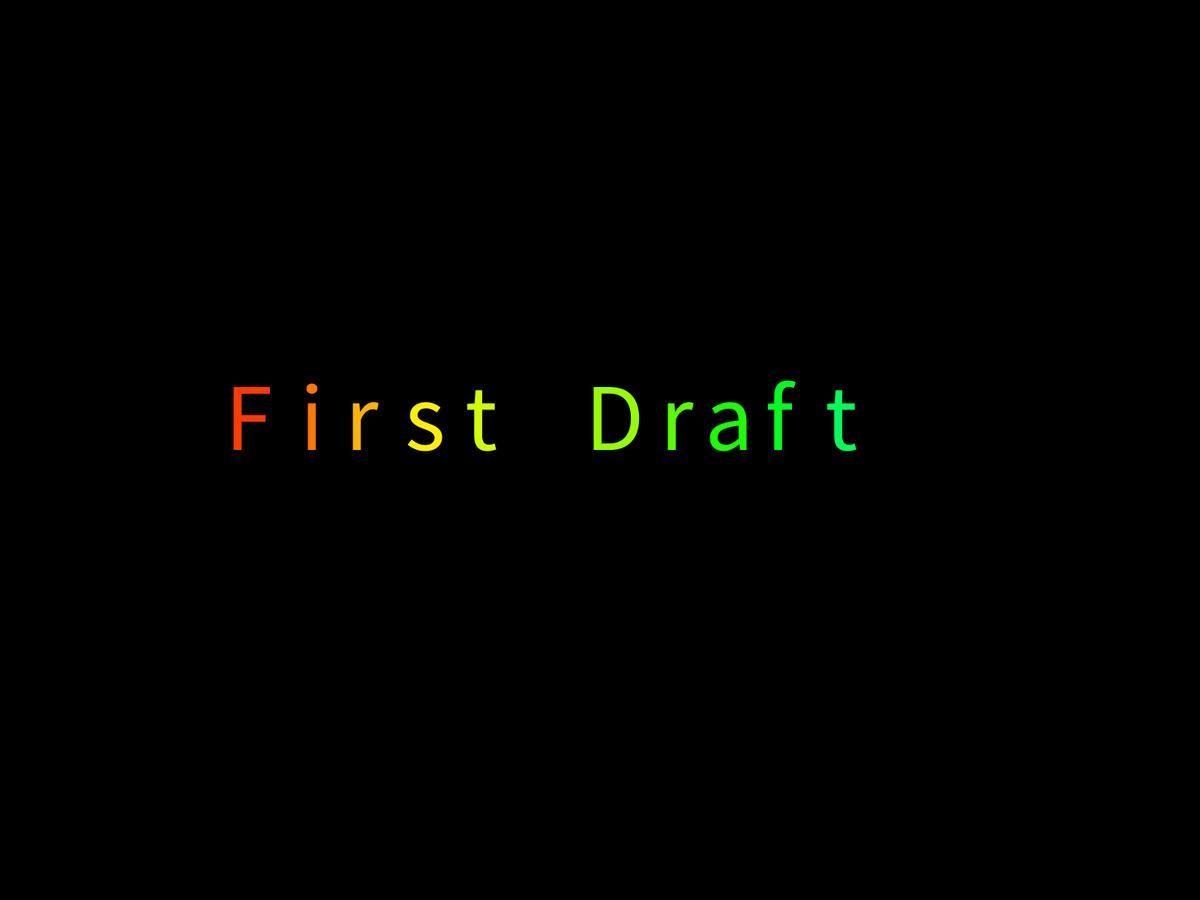
Frame 1 (no input)
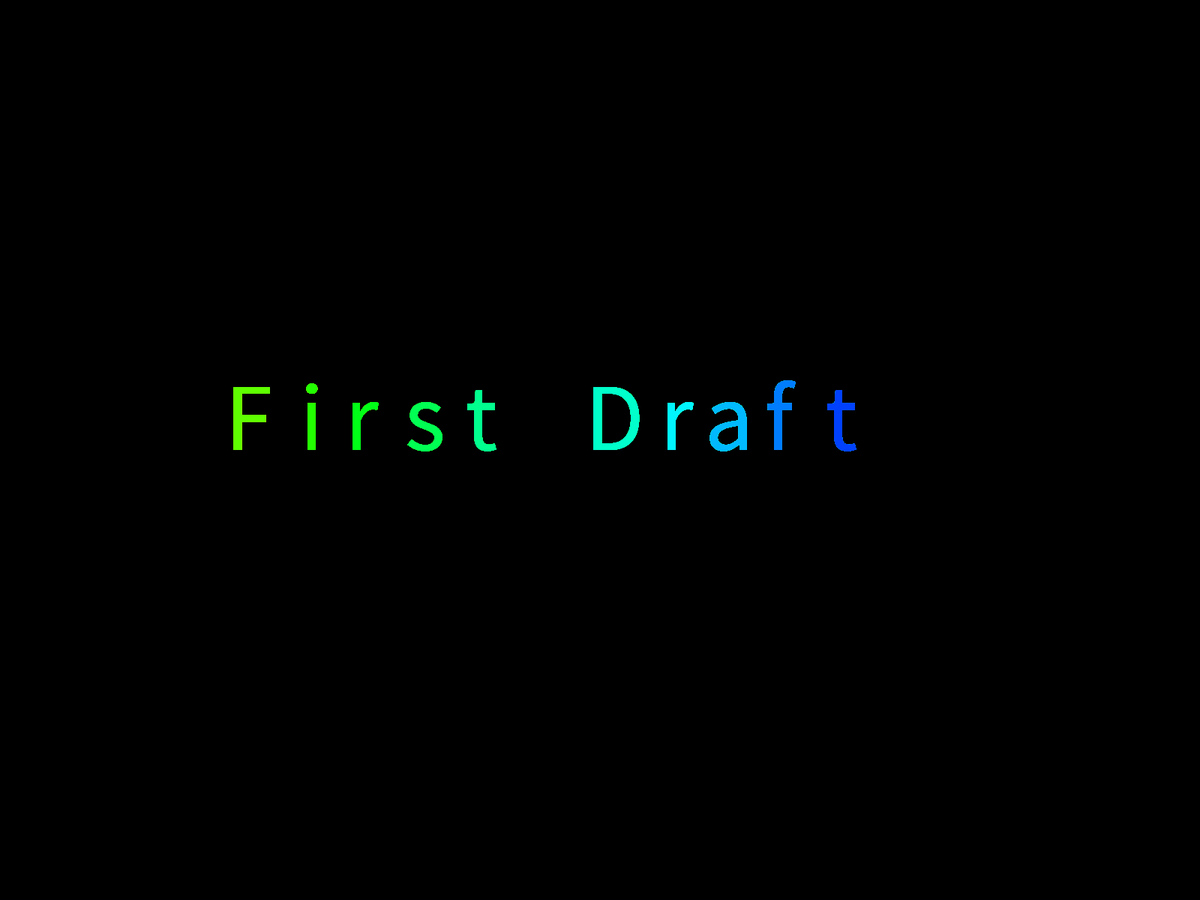
Frame 60 (the mouse pressed at the canvas centre just before this capture)
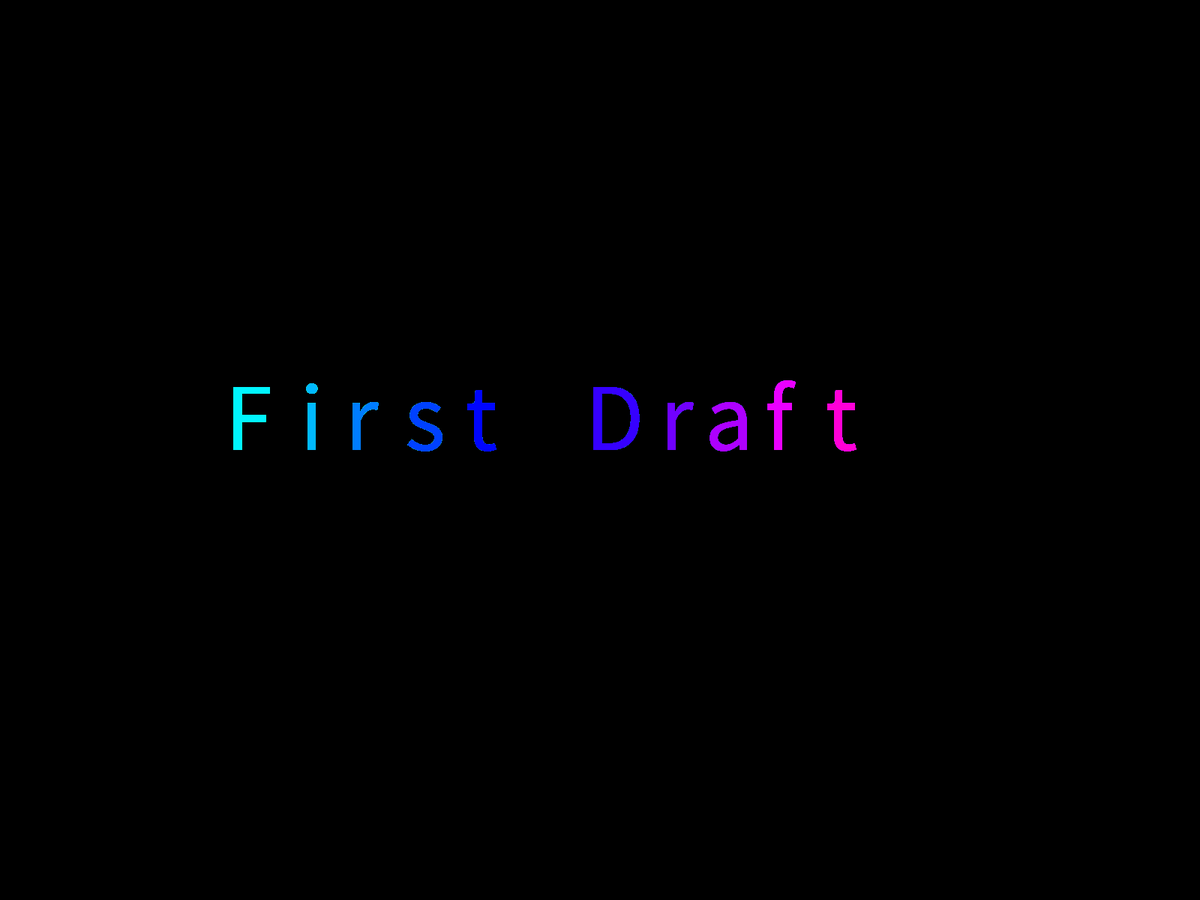
Frame 120 (the mouse held since frame 60 and released just before this capture)

The Processing sketch that drew these frames (run headless with seeded random() and noise(); from frame 60 on, the mouse is pressed at the canvas centre):

// Processing sketch: Second_Draft
// ── Second_Draft.pde
float space = 80;
float x = 300;
int h = 0;

void setup()
{
   fullScreen();
   background(0);
   
   frameRate(60);
   colorMode(HSB);
}

void draw()
{
  textSize(128);
  
  stroke(0, 0, 0);
  strokeWeight(8);
  line(x - 5, height/2 + 20, x + space*11 - 15, height/2 + 20);
  
  fill((h + 10) % 255, 255, 255);
  text("F", x, height/2);
  
  fill((h + 20) % 255, 255, 255);
  text("i", x + space + 20, height/2);
  
  fill((h + 30) % 255, 255, 255);
  text("r", x + space*2, height/2);
  
  fill((h + 40) % 255, 255, 255);
  text("s", x + space*3, height/2);
  
  fill((h + 50) % 255, 255, 255);
  text("t", x + space*4, height/2);
  
  fill((h + 60) % 255, 255, 255);
  text("D", x + space*6, height/2);
  
  fill((h + 70) % 255, 255, 255);
  text("r", x + space*7 + 20, height/2);
  
  fill((h + 80) % 255, 255, 255);
  text("a", x + space*8, height/2);
  
  fill((h + 90) % 255, 255, 255);
  text("f", x + space*9, height/2);
  
  fill((h + 100) % 255, 255, 255);
  text("t", x + space*10, height/2);
  
  h = h + 1 % 255;
}
